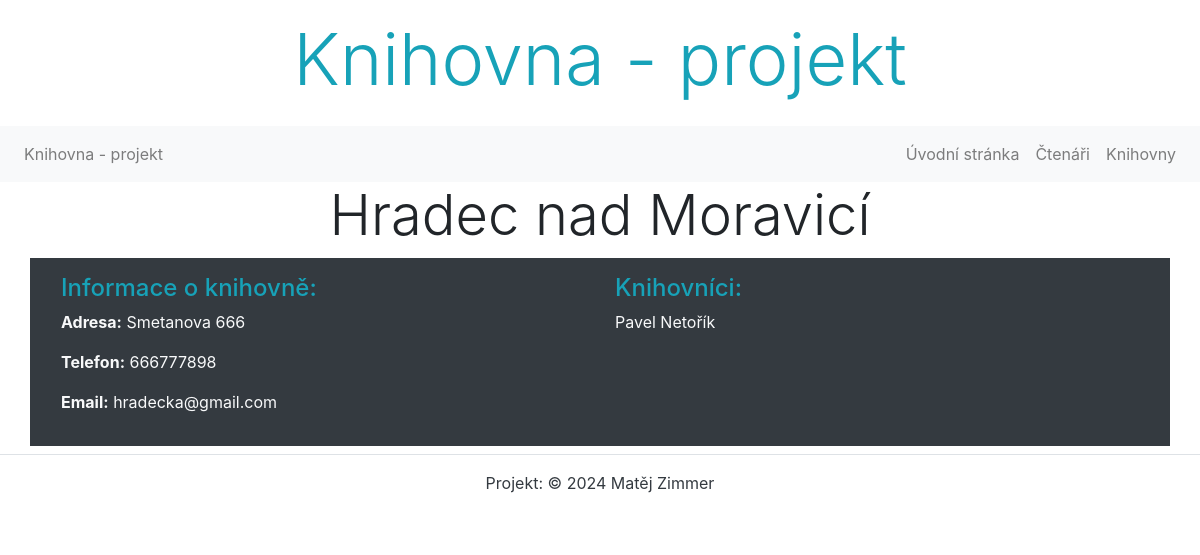
Page /knihovny/1/ on the committed database.
### projektapp/models.py (models this page shows, shortened)
class Knihovna(models.Model):
    nazev = models.CharField(max_length=100, verbose_name='Název knihovny', help_text='Zadejte název knihovny',
                             error_messages={'blank': 'Název knihovny je povinný údaj'})
    adresa = models.CharField(max_length=200, verbose_name='Adresa knihovny', help_text='Zadejte adresu knihovny',
                              error_messages={'blank': 'Adresa knihovny je povinný údaj'})
    telefon = models.CharField(max_length=15, verbose_name='Telefonní číslo', help_text='Zadejte telefonní číslo knihovny')
    email = models.EmailField(verbose_name='Email knihovny', help_text='Zadejte emailovou adresu knihovny')
    class Meta:
        ordering = ['nazev']
        verbose_name = 'Knihovna'
        verbose_name_plural = 'Knihovny'

class Knihovnik(models.Model):
    jmeno = models.CharField(max_length=80, verbose_name='Jméno knihovníka', help_text='Zadejte jméno knihovníka',
                             error_messages={'blank': 'Jméno knihovníka musí být vyplněno'})
    prijmeni = models.CharField(max_length=50, verbose_name='Příjmení knihovníka', help_text='Zadejte příjmení knihovníka',
                                error_messages={'blank': 'Příjmení knihovníka musí být vyplněno'})
    knihovna = models.ForeignKey('Knihovna', on_delete=models.CASCADE, verbose_name='Knihovna')
    class Meta:
        ordering = ['prijmeni', 'jmeno']
        verbose_name = 'Knihovník'
        verbose_name_plural = 'Knihovníci'
    def __str__(self):
        return f'{self.jmeno} {self.prijmeni}'

### projektapp/views.py (the view)
# urls.py: path('knihovny/<int:pk>/', KnihovnaDetailView.as_view(), name='knihovna_detail')
class KnihovnaDetailView(DetailView):
    model = Knihovna
    template_name = 'knihovny/knihovny_detail.html'
    context_object_name = 'knihovna'
    pk_url_kwarg = 'pk'

### templates/knihovny/knihovny_detail.html (shortened to what this page needs)
{% extends 'base.html' %}
{% block content %}
    <h2 class="display-4 text-center">{{ knihovna.nazev }}</h2>
    <div class="row bg-dark p-3 mb-2">
        <div class="col-md-6 text-light">
            <h4 class="text-info">Informace o knihovně:</h4>
            <p><strong>Adresa:</strong> {{ knihovna.adresa }}</p>
            <p><strong>Telefon:</strong> {{ knihovna.telefon }}</p>
            <p><strong>Email:</strong> {{ knihovna.email }}</p>
        </div>
        <div class="col-md-6">
            <h4 class="text-info">Knihovníci:</h4>
            <ul class="list-unstyled text-light">
                {% for knihovnik in knihovna.knihovnik_set.all %}
                    <li>{{ knihovnik }}</li>
                {% endfor %}
            </ul>
        </div>
    </div>
{% endblock %}

### rows in the picture
Knihovna: nazev "Hradec nad Moravicí", adresa "Smetanova 666", telefon "666777898", email "hradecka@gmail.com"
Knihovnik: jmeno+prijmeni "Pavel Netořík"
